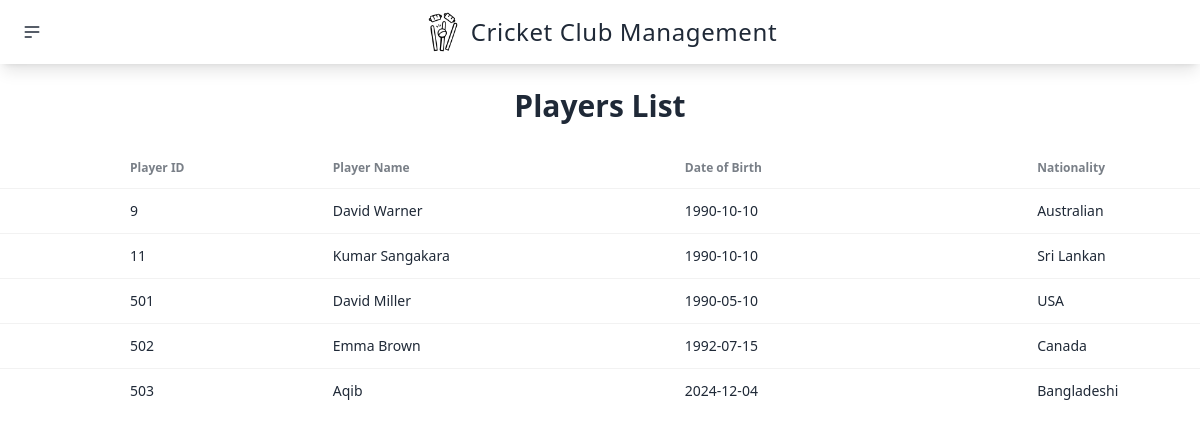
Page /User-Site/display-player.php on the committed database.
### tables this page shows
CREATE TABLE `player` (
  `player_id` int(11) NOT NULL,
  `player_name` varchar(100) DEFAULT NULL,
  `date_of_birth` date DEFAULT NULL,
  `nationality` varchar(50) DEFAULT NULL
);

### User-Site/display-player.php (the view, shortened to what this page needs)
<?php
include '../connect.php';
?>
<!DOCTYPE html>
<html lang="en">
<head>
    <link href="https://cdn.jsdelivr.net/npm/daisyui@4.12.14/dist/full.min.css" rel="stylesheet" type="text/css" />
    <script src="https://cdn.tailwindcss.com"></script>
</head>
<?php include('partials/header.php'); ?>
<body>
    <h1 class="text-center text-3xl font-extrabold p-6">Players List</h1>
    <div class="overflow-x-auto">
        <table class="table">
            <thead>
                <tr>
                    <th class="pl-[130px]">Player ID</th>
                    <th class="pr-[130px]">Player Name</th>
                    <th class="pr-[130px]">Date of Birth</th>
                    <th>Nationality</th>
                </tr>
            </thead>
            <tbody>
                <?php
                $sql = "SELECT * FROM `player`";
                $result = mysqli_query($conn, $sql);
                if ($result) {
                    while ($row = mysqli_fetch_array($result)) {
                        $player_id = $row['player_id'];
                        $player_name = $row['player_name'];
                        $date_of_birth = $row['date_of_birth'];
                        $nationality = $row['nationality'];
                        echo '<tr>
                        <td class="pl-[130px]">' . $player_id . '</td>
                        <td>' . $player_name . '</td>
                        <td>' . $date_of_birth . '</td>
                        <td>' . $nationality . '</td>
                    </tr>';
                    }
                }
                ?>
            </tbody>
        </table>
    </div>
</body>
</html>

### rows in the picture
player: player_id "9", player_name "David Warner", date_of_birth "1990-10-10", nationality "Australian"
player: player_id "11", player_name "Kumar Sangakara", date_of_birth "1990-10-10", nationality "Sri Lankan"
player: player_id "501", player_name "David Miller", date_of_birth "1990-05-10", nationality "USA"
player: player_id "502", player_name "Emma Brown", date_of_birth "1992-07-15", nationality "Canada"
player: player_id "503", player_name "Aqib", date_of_birth "2024-12-04", nationality "Bangladeshi"
